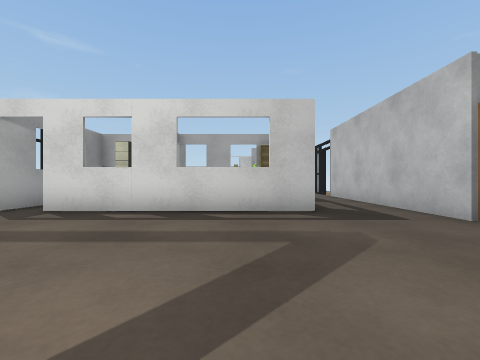
view 1 (above)

16 first-person views from a walk through a world built for the Webots simulator. The camera is 0.71 m above the floor, looks level and sees 90° across. The floor is counted in squares, 1 m on a side. Each view is taken from the middle of a square. On the plan, view 1 faces up. The plan holds only what a view shows up to about 9 squares ahead; the rest is blank. The place goes on beyond the plan. Robots are left out. Webots' stock objects and surfaces are drawn as simple stand-ins.

view 2
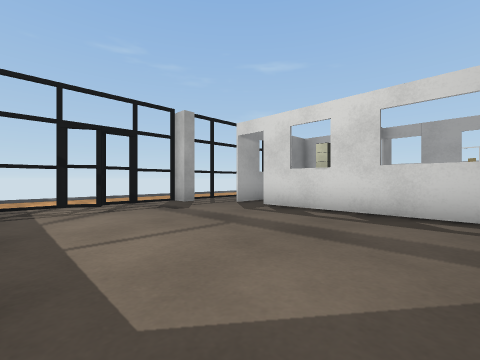

view 3
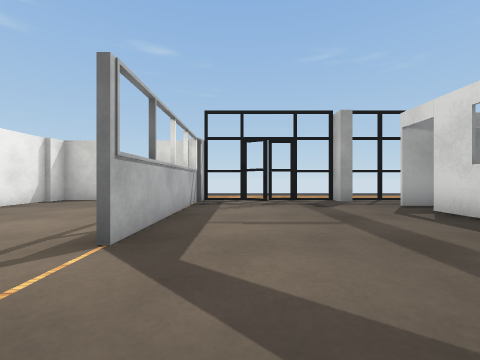

view 4
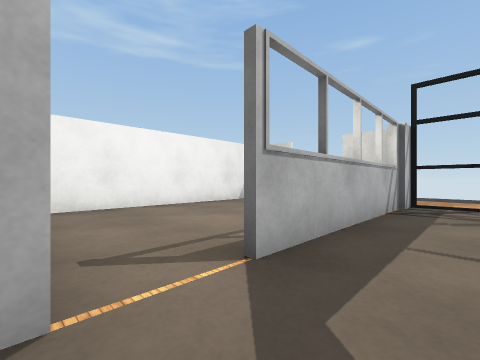

view 5
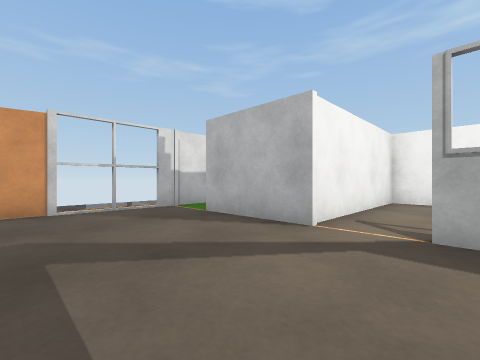

view 6
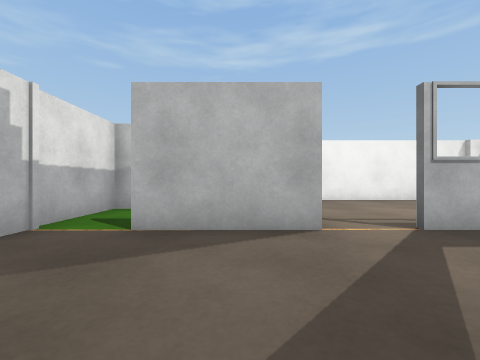

view 7
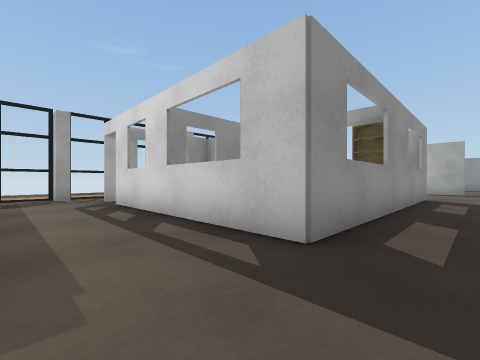

view 8
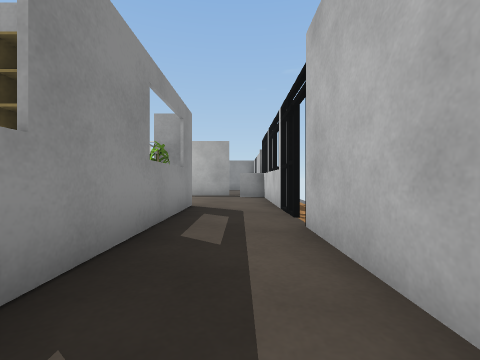

view 9
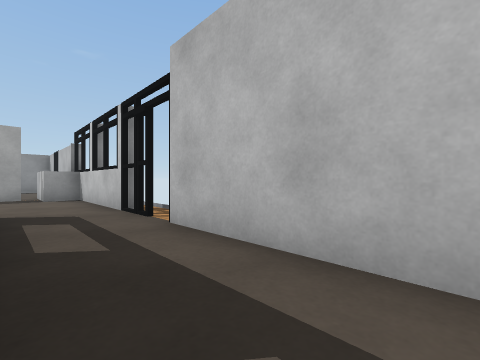

view 10
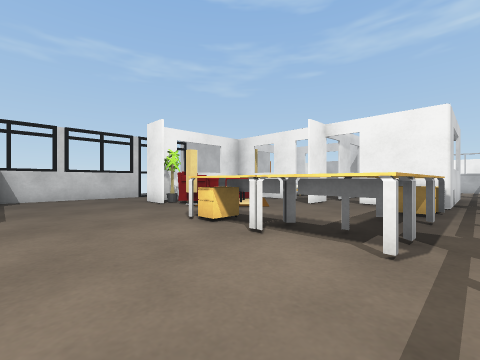

view 11
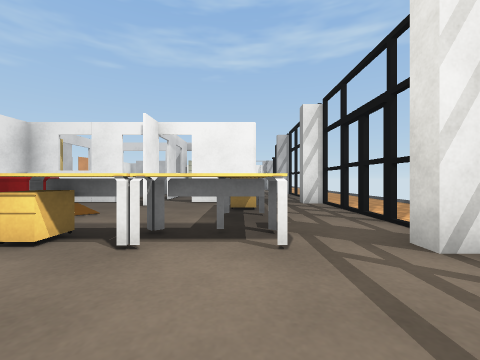

view 12
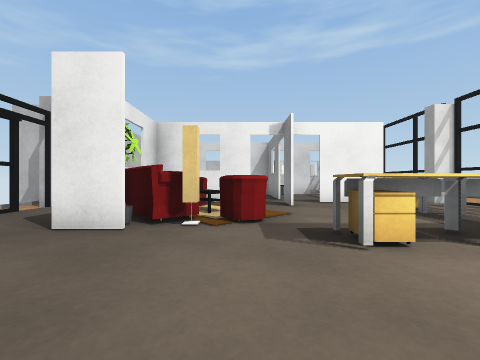

view 13
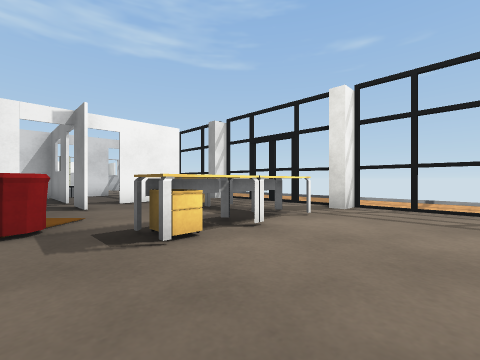

view 14
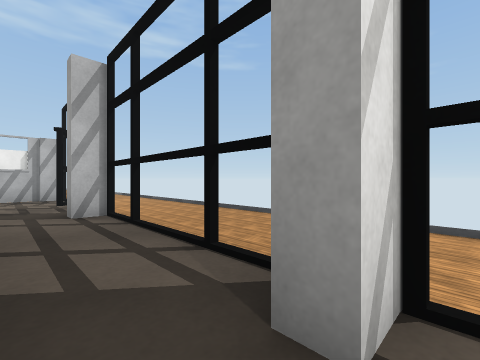

view 15
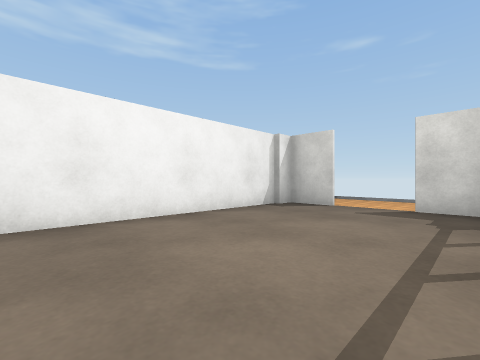

view 16
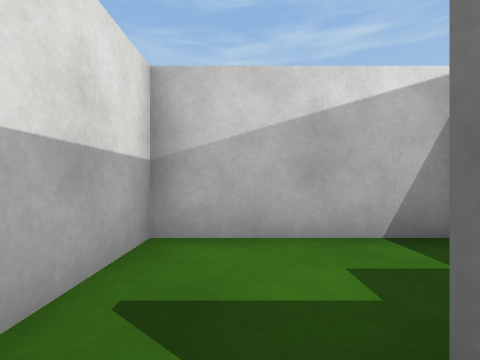

### Floor plan
Key: @ floor where view 1 was taken; # wall or solid block; x gap in a wall; . floor; = window, fence, low wall or low ledge.
Columns run from 9 left of view 1 to 5 right of it. Each row starts with its distance up from view 1.
 17 .#..........##
 16 .#...........#
 15 ..#..........#
 14 ..#.####.....#
 13 .#..#  ####..x
 12 .#..#    ###.#
 11 .#..#     ##..
 10 ..#.#     ##.##
  9 ..#.#  #####.#
  8 .#..#  #  =..#
  7 .#..#  # ##..#
  6 .#..######=..#
  5 ..#..####....#
  4 ..#..........#
  3 .#...........#
  2 ..#..........x
  1 .#...........
  0 ..#......@...x
 -1  #######.###.#
 -2 .#.......#...#
 -3 .........#####
 -4 .#.......#
 -5  #.......#
 -6  #########

Where each view was taken, in squares from view 1:
view 1: 0 up, 0 right, facing up
view 2: 0 up, 0 right, facing up-left
view 3: 1 up, 1 right, facing left
view 4: 1 up, 0 right, facing down-left
view 5: 3 up, 2 left, facing down-right
view 6: 3 up, 1 right, facing down
view 7: 3 up, 3 right, facing up-left
view 8: 7 up, 3 right, facing up
view 9: 7 up, 2 right, facing up-right
view 10: 17 up, 6 left, facing down-right
view 11: 17 up, 5 left, facing down
view 12: 17 up, 1 left, facing down
view 13: 17 up, 1 left, facing down-left
view 14: 10 up, 6 left, facing down-left
view 15: 1 down, 1 left, facing down-left
view 16: 0 up, 3 right, facing down
